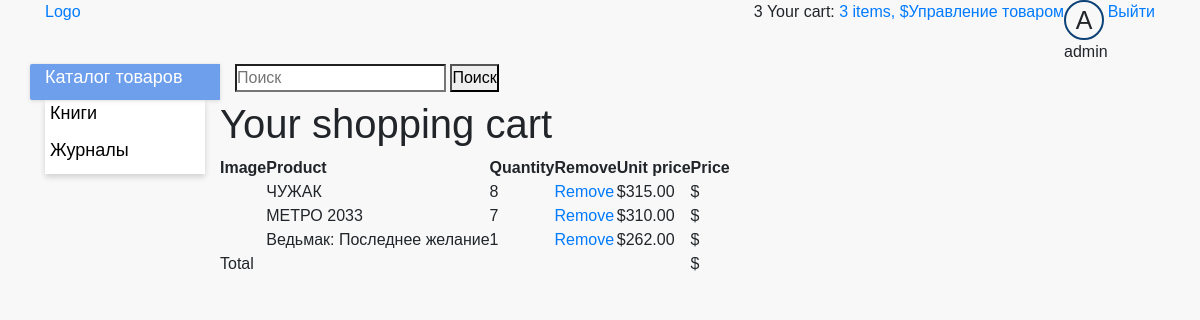
/cart/ (signed in), run on an earlier commit of the app's database.
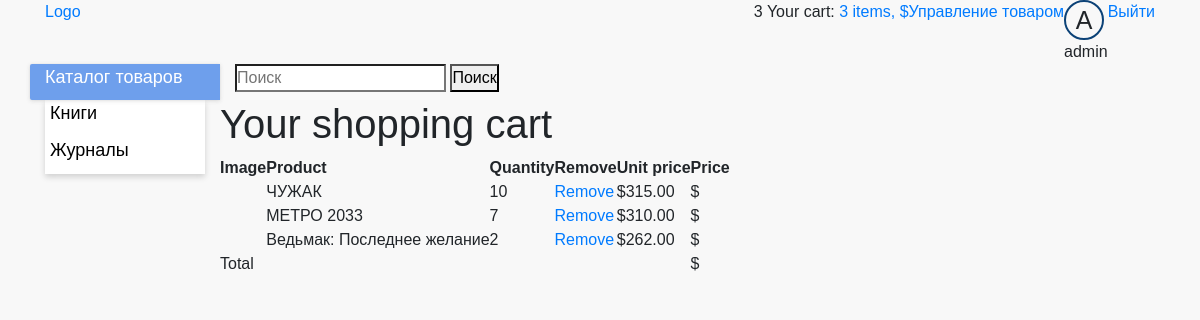
And on a later commit of the database.
### cart/models.py (models this page shows)
class Cart(models.Model):
    user = models.ForeignKey(User, on_delete=models.CASCADE, verbose_name='Пользователь', null=True)
    product = models.ForeignKey(Product, on_delete=models.CASCADE, verbose_name='Товар', null=True)
    quantity = models.IntegerField(verbose_name='Количество', help_text="Количество товара", blank=True, default=0,
                                   null=True)
    price = models.DecimalField(max_digits=10, verbose_name='Цена', decimal_places=2, help_text="Цена товара",
                                default=0,
                                blank=True)

### store/models.py (models this page shows, shortened)
class Product(models.Model):
    category = models.ForeignKey(Category, on_delete=models.SET_NULL, null=True)
    name = models.CharField(max_length=100, verbose_name='Название', help_text="Enter book name.", blank=True)
    price = models.DecimalField(max_digits=10, verbose_name='Цена', decimal_places=2, help_text="Enter price book",
                                blank=True)
    Discounts = models.DecimalField(max_digits=10, verbose_name='Скидка', decimal_places=2, help_text="Enter discounts",
                                    blank=True)
    image = models.ImageField(upload_to='images/books/', verbose_name='Изображение', blank=True, null=True)
    slug = models.SlugField(max_length=100)
    class Meta:
        ordering = ['-id']

### cart/views.py (the view)
# urls.py: urlpatterns = [path('', views.cart_detail, name='cart_detail'),
def cart_detail(request):
    if request.user.is_authenticated:
        cart = Cart.objects.filter(user=request.user)
    else:
        cart = CartInSession(request)
    return render(request, 'cart/detail.html', {'cart': cart})

### cart/context_processors.py (called while the page is built)
def cart(request,):
    return {'cart': CartManager(request)}

### cart/templates/cart/detail.html
{% extends "base_generic.html" %}
{% block content %}
    <h1>Your shopping cart</h1>
    <table class="cart">
        <thead>
        <tr>
            <th>Image</th>
            <th>Product</th>
            <th>Quantity</th>
            <th>Remove</th>
            <th>Unit price</th>
            <th>Price</th>
        </tr>
        </thead>
        <tbody>
        {% for item in cart %}
            {% with product=item.product %}
                <tr>
                    <td>
                    <td>{{ product.name }}</td>
                    <td>{{ item.quantity }}</td>
                    <td><a href="{% url "cart:cart_remove" product.id%}">Remove</a></td>
                    <td class="num">${{ item.price }}</td>
                    <td class="num">${{ item.total_price }}</td>
                </tr>
            {% endwith %}
        {% endfor %}
        <tr class="total">
            <td>Total</td>
            <td colspan="4"></td>
            <td class="num">${{ cart.get_total_price }}</td>
        </tr>
        </tbody>
    </table>
{% endblock %}

### store/templates/base_generic.html (shortened to what this page needs)
<!DOCTYPE html>
<html lang="en">
<head>
  {% load static %}
  <link rel="stylesheet" href="https://stackpath.bootstrapcdn.com/bootstrap/4.3.1/css/bootstrap.min.css"
>
  <link rel="stylesheet" type="text/css" href="{% static 'store/style.css' %}"/>
</head>
<body>
<header>
  <div class="container">
    <div class="header-top-line">
      <div class="row">
        <div class="col-6"><a href="{% url 'store:index' %}">Logo</a></div>
        <div class="col-6 login-menu">
          <div class="cart">
            {% with total_items=cart|length %}
                {{ cart|length  }}
              {% if cart|length > 0 %}
                Your cart:
                <a href="{% url "cart:cart_detail" %}">
                  {{ total_items }} item{{ total_items|pluralize }},
                  ${{ cart.get_total_price }}
                </a>
              {% else %}
                Your cart is empty.
              {% endif %}
            {% endwith %}
          </div>
          {% if user.is_authenticated %}
            {% if perms.admin %}
              <a href="{% url 'store:product_manage' %}" class="">Управление товаром</a>
            {% endif %}
            <div class="avatar">
              <div class="avatar__image">
                {{ user.get_username|first|upper }}
              </div>
              {{ user.get_username }}
            </div>
            <div><a href="{% url 'logout' %}?next={{ request.path }}">Выйти</a></div>
          {% else %}
            <div><a href="{% url 'login' %}?next={{ request.path }}">Войти</a></div>
            <div><a href="{% url 'profile:sign_up' %}?next={{ request.path }}">Регистрация</a></div>
          {% endif %}
        </div>
      </div>
    </div>
    <div class="header-bottom-line">
      <div class="row">
        <div class="col-12 col-md-3 col-xl-2 header-dropdown-menu">
          <span id="dropdown-menu">Каталог товаров</span>
        </div>
        <div class="col-12 col-md-7 col-xl-10 search-line">
          <form action="" class="search-form">
            <label class="">
              <input class="search-form__input" type="search" placeholder="Поиск">
            </label>
            <button class="search-form__button">Поиск</button>
          </form>
        </div>
      </div>
    </div>
  </div>
</header>
<div class="container">
  <div class="row">
    {% block sidebar %}
      {% include "navbar.html" %}
    {% endblock %}
    <div class="{% if is_shown_by_default %}col-12 {% else %} col-12 col-md-9 col-xl-10 center-wrapper {% endif %}">
      {% block content %}
      {% endblock %}
    </div>
  </div>
</div>
</body>
</html>

### store/templates/navbar.html (shortened to what this page needs)
 <nav class="col-12 col-md-3 col-xl-2 sidebar">
        <div id='side-nav' class="block_white block_shadow {% if is_shown_by_default %} side-nav-hide {% endif %}">
          <ul class="side-nav__list">
            <li class="side-nav__item"><a class="side-nav__link" href="{% url 'store:books' %}">Книги</a>
            </li>
            <li class="side-nav__item"><a class="side-nav__link" href="{% url 'store:magazine' %}">Журналы</a></li>
          </ul>
        </div>
      </nav>

### store/static/store/style.css (style rules this page uses)
* { margin: 0; padding: 0; }
body { background-color: #f8f8f8 !important; font-family: 'Fira Sans', sans-serif; }
header { z-index: 2; position: relative; }
ul li { list-style-type: none; }
.block_white { background: #fff; }
.block_shadow { box-shadow: 0 3px 6px 0 rgba(0, 0, 0, 0.16); }
.avatar__image { width: 40px; height: 40px; border: 2px solid #0c4277; border-radius: 50%; overflow: hidden; text-align: center; font-size: 25px; }
.login-menu { display: flex; justify-content: flex-end; }
.header-dropdown-menu { background-color: #6e9fec; border-radius: 2px 0 0 2px; box-shadow: 0 0 2px 0 rgba(51, 51, 51, .05), 0 1px 4px 0 rgba(51, 51, 51, .15); font-size: 18px; color: #fff; }
#dropdown-menu { width: auto; }
.search-line { display: block; }
.side-nav__list { width: auto; }
.side-nav__list a { text-decoration: none; color: #000; }
.side-nav__item { padding-bottom: 10px; position: relative; }
.side-nav__link { font-size: 18px; padding: 5px; }
.center-wrapper { display: block; position: relative; padding: 0; }

What changed in the data, as far as the page shows it:
changed Cart "ЧУЖАК": quantity "8" → "10"
changed Cart "Ведьмак: Последнее желание": quantity "1" → "2"
